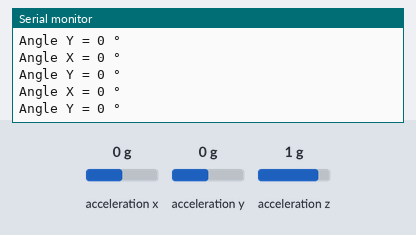
Simulated run of this sketch. Board: Arduino Nano 33 IoT. Parts: the last lines printed to the serial monitor. Inputs (shaded band) come from the test bench; at power-on: acceleration x 0 g, acceleration y 0 g, acceleration z 1 g.

Above: at 1.3 s.
1.4 s: acceleration x set to -1.4 g
At 1.9 s:
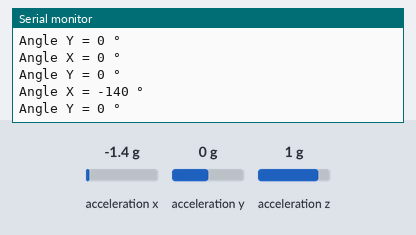
2.9 s: acceleration x set to -0.8 g
At 3.4 s:
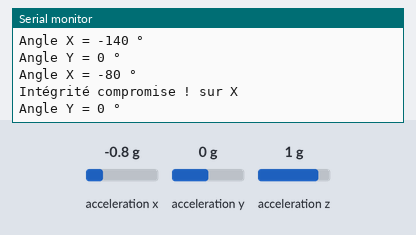
4.5 s: acceleration y set to -1.4 g
At 4.9 s:
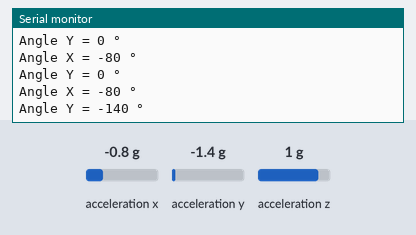
6.0 s: acceleration y set to -0.8 g
At 6.4 s:
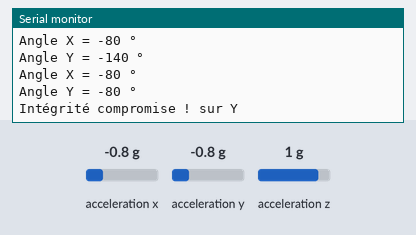
Timing chart, 0 to 8.5 s (numbered marks = the images above; inputs shaded):
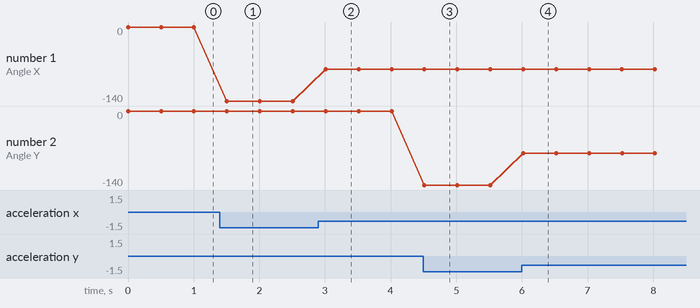

The sketch:

Accelero1.ino
```cpp
#include <Arduino_LSM6DS3.h>

//Paramètre qui setup des valeurs par défaut pour:
int degreesX = 0;
int degreesY = 0;
int degreesXplus = 0;
int degreesYplus =0;

//Le SETUP "récupère" les données du capteur LSM6DS3
void setup() {
  Serial.begin(9600);
  while (!Serial);

  if (!IMU.begin()) {
    Serial.println("Failed to initialize IMU!");
    while (1);
  }
  Serial.print("Accelerometer sample rate = ");
  Serial.print(IMU.accelerationSampleRate());
  Serial.println(" Hz");
}

//Interprétation toutes les 0.5s de l'inclinaison de la carte
void loop() {
  float x, y, z;

  if (IMU.accelerationAvailable()) {
    IMU.readAcceleration(x, y, z);
  }

  //Conversion en degré
  x = 100*x;
  degreesX = x;
  y = 100*y;
  degreesY = y;

  /**
  Serial.print(degreesX);
  Serial.print(" - ");
  Serial.print(degreesXplus);
  **/


  //Axe X :
  Serial.println("\n");
  Serial.print("\nAngle X = ");
  Serial.print(degreesX);
  Serial.print(" °");

  //Compare l'inclinaison du capteur sur l'axe avec l'ancienne.
  //Envoi un message dès qu'il y a un soucis
  //Remet les paramètre à l'état d'origine pour éviter le spam
  if (degreesXplus == 0) {
    degreesXplus = degreesX;
  }
  else if (abs(degreesXplus - degreesX) >= 5) {
    Serial.print("\nIntégrité compromise ! sur X");
    degreesXplus = 0;
  }


  //Axe Y :
  Serial.print("\nAngle Y = ");
  Serial.print(degreesY);
  Serial.print(" °");


  //Compare l'inclinaison du capteur sur l'axe avec l'ancienne.
  //Envoi un message dès qu'il y a un soucis
  //Remet les paramètre à l'état d'origine pour éviter le spam
  if (degreesYplus == 0) {
    degreesYplus = degreesY;
  }
  if (abs(degreesYplus - degreesY) >= 5) {
    Serial.print("\nIntégrité compromise ! sur Y");
    degreesYplus = 0;
  }

delay(500);

}
```

Measured:
- after the input at 1.4 s, the serial monitor: prints a new line after 0.11 s (image 1)
- after the input at 2.9 s, the serial monitor: prints a new line after 0.11 s (image 2)
- after the input at 4.5 s, the serial monitor: prints a new line at once (image 3)
- after the input at 6.0 s, the serial monitor: prints a new line at once (image 4)
- plotted number 1: 0 → -140 after the input at 1.4 s, -140 → -80 after the input at 2.9 s
